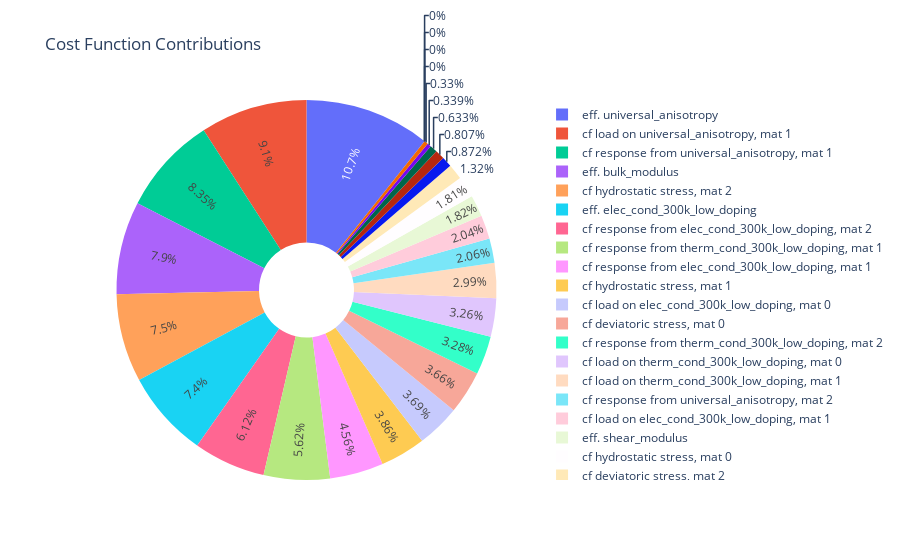

Write notebook code for a chart like this one.
### Markdown cell above
Plot the contributions to the cost function for the best performer

*Note on how many contributions to expect:*
Per property, there is
* 1 effective property term
* (Non-modulus) 2 concentration factor terms per material
* (Modulus) 2 concentration factor terms per coupled (bulk, shear) moduli per material -- not considered individual properties

*For example*, for a 3-phase composite which considers carrier-transport and elastic property categories, not including volume fraction, there are 5 properties per material, so in total we expect
* 5 effective property terms
* 18 = 6 concentration factor terms (load and response terms for electrical conductivity, thermal conductivity, and universal anisotropy) $\times$ 3 materials
* 6 = 2 concentration factor terms (coupled deviatoric and hydrostatic terms from coupled bulk/shear moduli) $\times$ 3 materials

### Code cell
visualizer.plot_cost_func_contribs()

### Figure 1 — Plotly figure (JSON) as saved in the notebook; plotly's stock layout.template omitted (floating-point values rounded to 4 significant figures)
{"data": [{"hole": 0.25, "insidetextorientation": "radial", "labels": ["eff. elec_cond_300k_low_doping", "eff. therm_cond_300k_low_doping", "eff. bulk_modulus", "eff. shear_modulus", "eff. universal_anisotropy", "cf load on elec_cond_300k_low_doping, mat 0", "cf response from elec_cond_300k_low_doping, mat 0", "cf load on elec_cond_300k_low_doping, mat 1", "cf response from elec_cond_300k_low_doping, mat 1", "cf load on elec_cond_300k_low_doping, mat 2", "cf response from elec_cond_300k_low_doping, mat 2", "cf load on therm_cond_300k_low_doping, mat 0", "cf response from therm_cond_300k_low_doping, mat 0", "cf load on therm_cond_300k_low_doping, mat 1", "cf response from therm_cond_300k_low_doping, mat 1", "cf load on therm_cond_300k_low_doping, mat 2", "cf response from therm_cond_300k_low_doping, mat 2", "cf hydrostatic stress, mat 0", "cf hydrostatic stress, mat 1", "cf hydrostatic stress, mat 2", "cf deviatoric stress, mat 0", "cf deviatoric stress, mat 1", "cf deviatoric stress, mat 2", "cf load on universal_anisotropy, mat 0", "cf response from universal_anisotropy, mat 0", "cf load on universal_anisotropy, mat 1", "cf response from universal_anisotropy, mat 1", "cf load on universal_anisotropy, mat 2", "cf response from universal_anisotropy, mat 2"], "textinfo": "percent", "type": "pie", "values": [0.0979, 0.004493, 0.1045, 0.02405, 0.1413, 0.04885, 0, 0.02698, 0.06041, 0.00437, 0.08108, 0.04316, 0.01069, 0.03961, 0.07444, 0.01155, 0.04344, 0.02397, 0.05105, 0.09928, 0.04847, 0, 0.01744, 0, 0, 0.1205, 0.1105, 0.00838, 0.02731]}], "layout": {"showlegend": true, "title": {"text": "Cost Function Contributions"}}}
